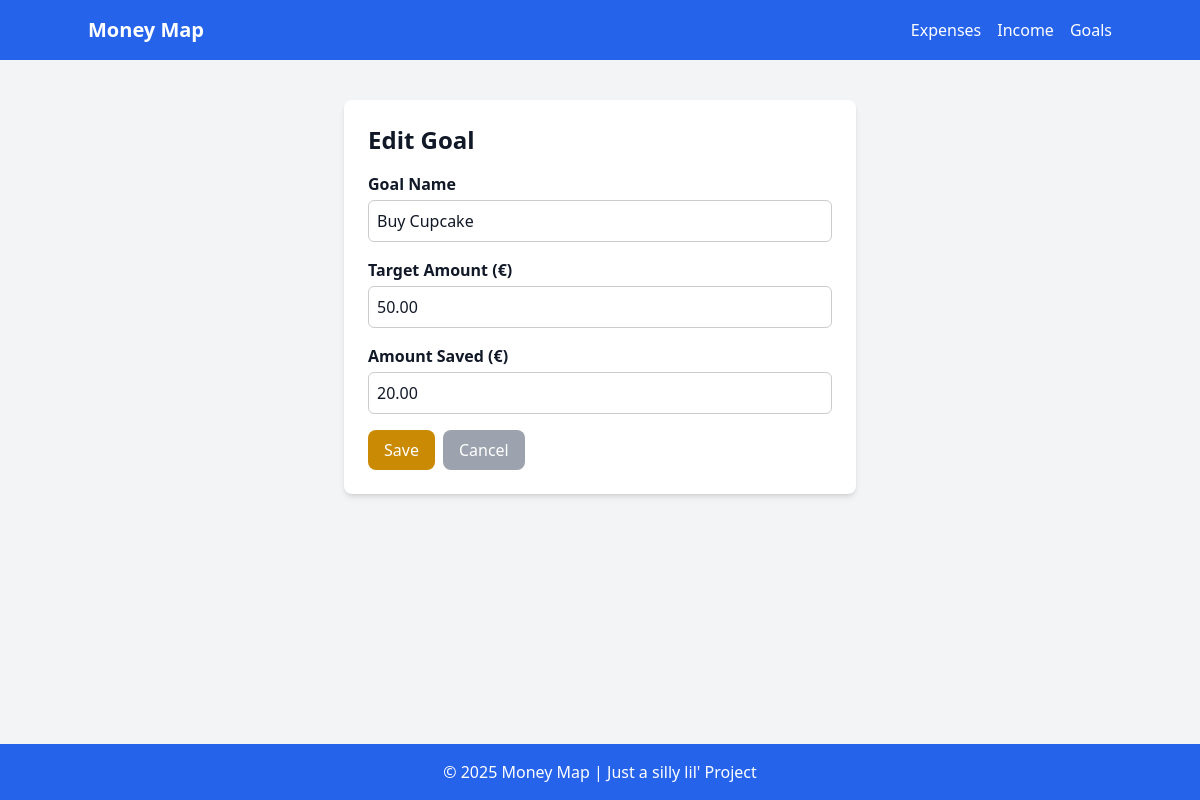
The page /saving-goals/1/update/ (signed in) on the database its author committed.
### main/models.py (models this page shows, shortened)
class Goal(models.Model):
    name = models.CharField(max_length=20)
    amount = models.DecimalField(max_digits=10, decimal_places=2, default=0.00)
    saved = models.DecimalField(max_digits=10, decimal_places=2, default=0.00)
    user = models.ForeignKey(User, default=1, on_delete=models.CASCADE)

### main/views.py (the view)
# urls.py: path('saving-goals/<int:pk>/update/', GoalUpdate.as_view(), name='goal_update'),
class GoalUpdate(BaseUpdateView):
    model = Goal
    fields = ['name', 'amount', 'saved']
    template_name = 'main/goal_form.html'

### templates/main/goal_form.html (shortened to what this page needs)
{% extends 'base.html' %}
{% block content %}
<div class="max-w-lg mx-auto bg-white p-6 rounded-lg shadow-md">
    <h1 class="text-2xl font-bold mb-4">{{ form.instance.pk|yesno:"Edit Goal,Add Goal" }}</h1>
    <form method="post" class="space-y-4">
        <div>
            <label for="id_name" class="block font-semibold">Goal Name</label>
            {{ form.name }}
        </div>
        <div>
            <label for="id_amount" class="block font-semibold">Target Amount (€)</label>
            {{ form.amount }}
        </div>
        <div>
            <label for="id_saved" class="block font-semibold">Amount Saved (€)</label>
            {{ form.saved }}
        </div>
        <div class="flex space-x-2">
            <button type="submit" class="bg-yellow-600 text-white px-4 py-2 rounded-lg hover:bg-yellow-700">Save</button>
            <a href="{% url 'goal_list' %}" class="bg-gray-400 text-white px-4 py-2 rounded-lg hover:bg-gray-500">Cancel</a>
        </div>
    </form>
</div>
{% endblock %}

### templates/main/goal_form.html (style rules this page uses)
input { width: 100%; padding: 8px; margin-top: 4px; border: 1px solid #ccc; border-radius: 6px; }

### rows shown on the page
Goal: instance.pk "Edit Goal", name "Buy Cupcake", amount "50.00", saved "20.00"
